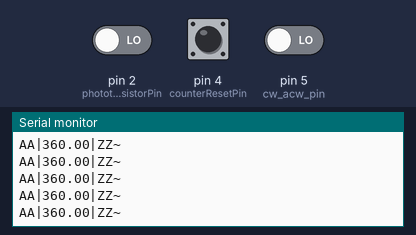
A sketch run on a simulated Arduino Mega 2560, built with avr-gcc and run on an emulated ATmega2560. Shown: the last lines printed to the serial monitor. Inputs (shaded band) come from the test bench; at power-on: pin 2 (phototransistorPin) LOW, pin 4 (counterResetPin) LOW, pin 5 (cw_acw_pin) LOW.

Above: at 1.2 s.
1.3 s: pin 2 (phototransistorPin) driven HIGH
At 2.2 s:
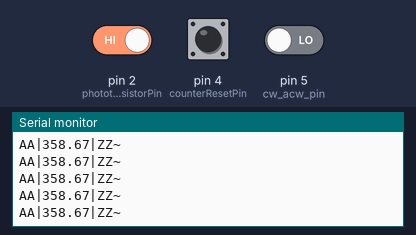
2.8 s: pin 4 (counterResetPin) pulled HIGH for 0.15 s
At 3.9 s:
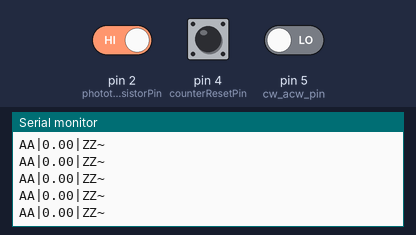
Timing chart, 0 to 5.8 s (numbered marks = the images above; inputs shaded):
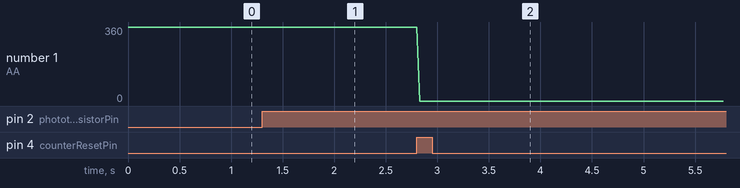

The sketch:

azi_nano_encoder_working_16dec.ino
```cpp
const int phototransistorPin = 2;  // You can change the pin number based on your connection
volatile int encoderCount = 0;
volatile bool lastState = HIGH;
int cw_acw_pin = 5; //d6 ----mega
int counterResetPin = 4 ; //d7 ----mega

bool cw = true ;
bool reset = false ;

void setup() {
  pinMode(phototransistorPin, INPUT);
  pinMode(cw_acw_pin , INPUT);
  pinMode(counterResetPin , INPUT);

  Serial.begin(115200);
}

void loop() {
  // Print the encoder count to the serial port
  //Serial.print("Encoder Count: ");
  //Serial.println(encoderCount);

  if (digitalRead(counterResetPin) == HIGH){
    encoderCount = 0;
  }

  if(digitalRead(cw_acw_pin) == HIGH){
    cw = true ;
  }
  else{
    cw = false;
  }
  // Add any other code you need in the loop here
  updateEncoder();

  delay(30);  // Adjust the delay as needed to control the rate of serial output
}

void updateEncoder() {
  // Read the current state of the phototransistor
  bool currentState = digitalRead(phototransistorPin);

  // Check for a rising edge
  if (currentState == HIGH && lastState == LOW) {
    if (cw){
      encoderCount++;
    }else {
      encoderCount--;
    }
    //Serial.println("Make detected");
  }

  // Check for a falling edge
  if (currentState == LOW && lastState == HIGH) {
    if (cw){
      encoderCount++;
    }else {
      encoderCount--;
    }
    //Serial.println("Break detected");
  }

  if (encoderCount > 270){
    encoderCount = 0;
  }
  if (encoderCount < 0){
    encoderCount = 270;
  }
  double AZ_Angle = encoderCount * 1.3333333333;

  String outputString = "AA|" + String(AZ_Angle, 2) + "|ZZ~";

  Serial.println(outputString);
  // Update the last state
  lastState = currentState;
}
```

Measured:
- after the input at 1.3 s, the serial monitor: prints a new line at once (image 1)
- after the input at 2.8 s, the serial monitor: prints a new line at once (image 2)
- plotted number 1: 360 → 358.67 after the input at 1.3 s, 358.67 → 0 after the input at 2.8 s
